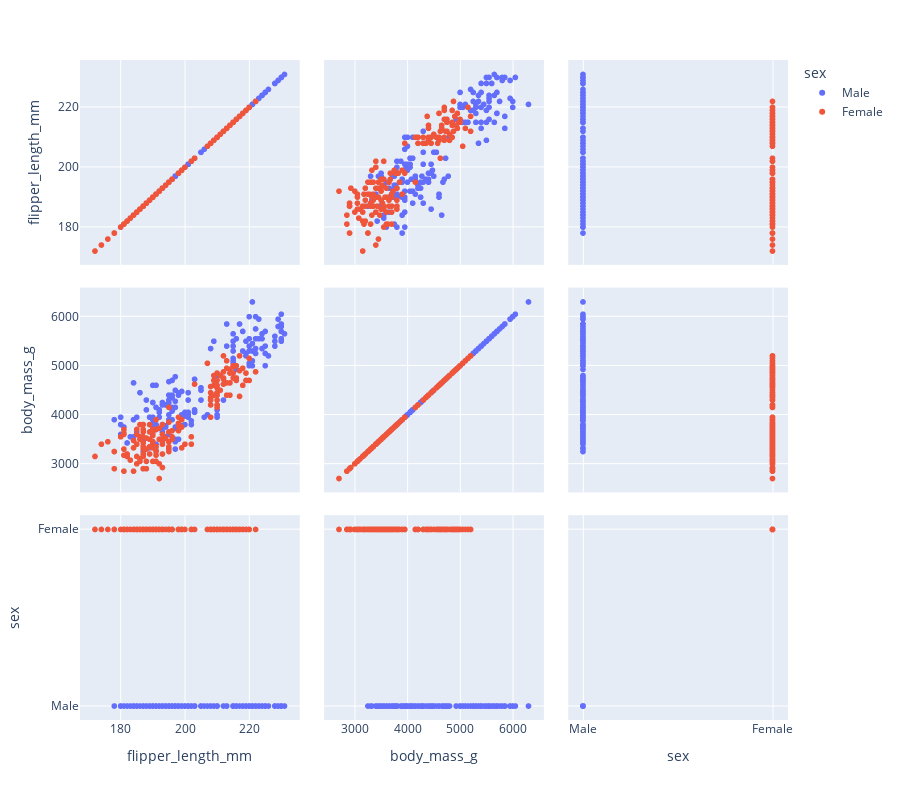

Write notebook code for a chart like this one.
### Markdown cell above
**Loading in dataset and basic analysis**

### Code cell
df = sns.load_dataset('penguins')
df.dropna(inplace=True)
display(df.head())

# Our baseline is a 50/50 guess
print(df['sex'].value_counts(normalize=True))

# Graph basic relations
fig = px.scatter_matrix(df,
    dimensions=['flipper_length_mm', 'body_mass_g', 'sex'],
    color='sex', height=800)
fig.show()

### Figure 1 — Plotly figure (JSON) as saved in the notebook; plotly's stock layout.template omitted (floating-point values rounded to 4 significant figures; data arrays with more than 128 entries replaced by an {"elided": "..."} marker saying what was removed)
{"data": [{"dimensions": [{"axis": {"matches": true}, "label": "flipper_length_mm", "values": {"elided": "168 int values"}}, {"axis": {"matches": true}, "label": "body_mass_g", "values": {"elided": "168 int values"}}, {"axis": {"matches": true}, "label": "sex", "values": {"elided": "168 str values"}}], "hovertemplate": "sex=Male<br>%{xaxis.title.text}=%{x}<br>%{yaxis.title.text}=%{y}<extra></extra>", "legendgroup": "Male", "marker": {"color": "#636efa", "symbol": "circle"}, "name": "Male", "showlegend": true, "type": "splom"}, {"dimensions": [{"axis": {"matches": true}, "label": "flipper_length_mm", "values": {"elided": "165 int values"}}, {"axis": {"matches": true}, "label": "body_mass_g", "values": {"elided": "165 int values"}}, {"axis": {"matches": true}, "label": "sex", "values": {"elided": "165 str values"}}], "hovertemplate": "sex=Female<br>%{xaxis.title.text}=%{x}<br>%{yaxis.title.text}=%{y}<extra></extra>", "legendgroup": "Female", "marker": {"color": "#EF553B", "symbol": "circle"}, "name": "Female", "showlegend": true, "type": "splom"}], "layout": {"dragmode": "select", "height": 800, "legend": {"title": {"text": "sex"}, "tracegroupgap": 0}, "margin": {"t": 60}}}
